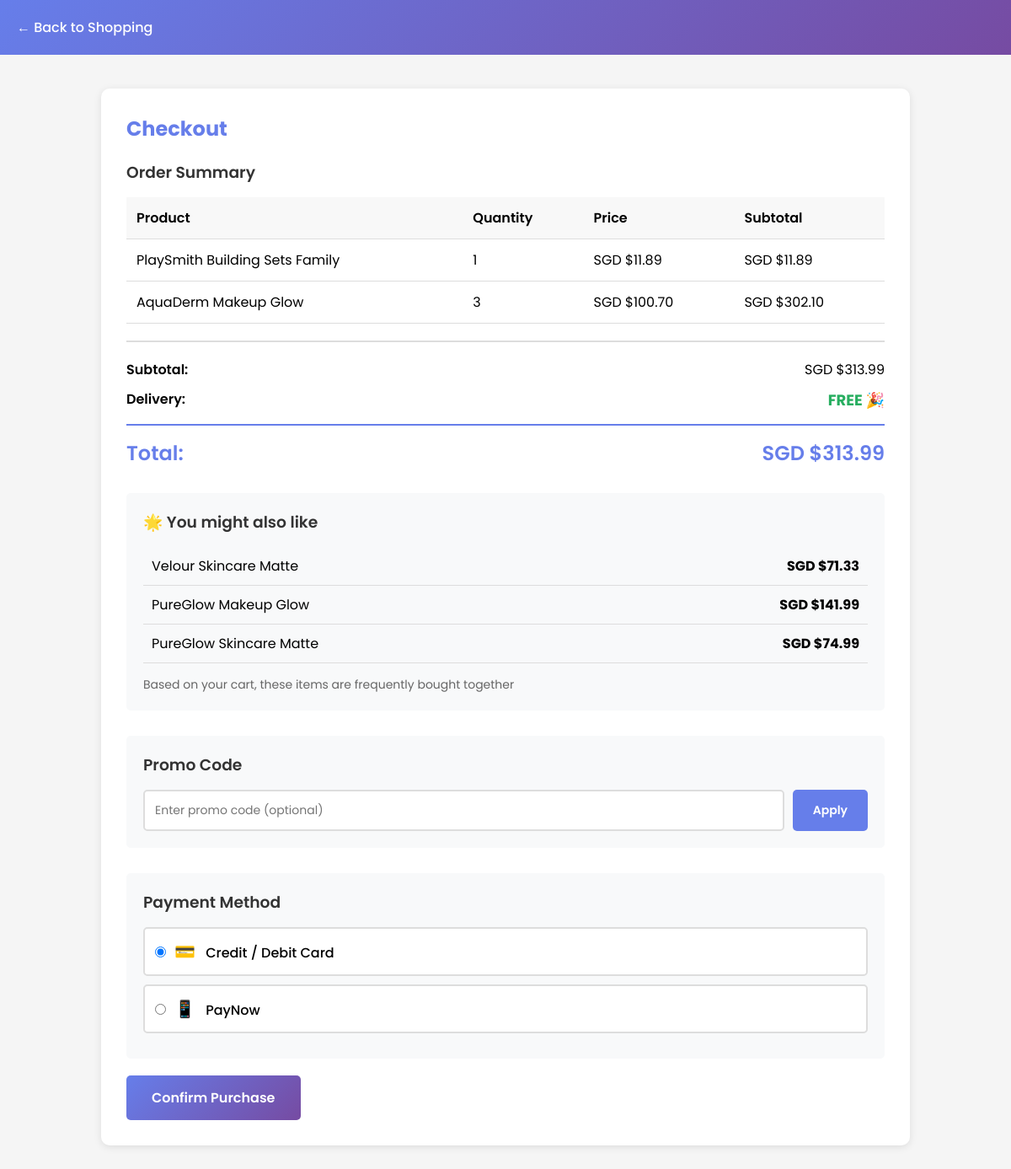
The page /checkout/ (signed in) on the database its author committed.
### storefront/models.py (models this page shows, shortened)
class CartItem(models.Model):
    cart = models.ForeignKey(Cart, on_delete=models.CASCADE, related_name='items')
    product = models.ForeignKey(Product, on_delete=models.CASCADE)
    quantity = models.IntegerField(default=1)
    added_at = models.DateTimeField(auto_now_add=True)
    def get_total(self):
        return self.product.price * self.quantity

class Product(models.Model):
    name = models.CharField(max_length=255)
    description = models.TextField(blank=True, null=True)
    category = models.CharField(max_length=100)
    price = models.DecimalField(max_digits=10, decimal_places=2)
    stock = models.IntegerField(default=0)
    reorder_threshold = models.IntegerField(default=10)
    rating = models.DecimalField(max_digits=3, decimal_places=1, null=True, blank=True)
    image = models.ImageField(upload_to='products/', blank=True, null=True)
    created_at = models.DateTimeField(auto_now_add=True)
    updated_at = models.DateTimeField(auto_now=True)
    is_on_sale = models.BooleanField(default=False)
    original_price = models.DecimalField(max_digits=10, decimal_places=2, null=True, blank=True)
    discount_percentage = models.IntegerField(null=True, blank=True)
    class Meta:
        ordering = ['-created_at']

### storefront/views.py (the view)
# urls.py: path('checkout/', views.checkout, name='checkout'),
@login_required
def checkout(request):
    customer = get_or_create_customer(request.user)
    cart = get_or_create_cart(customer)
    cart_items = cart.items.all()
    if not cart_items:
        messages.warning(request, 'Your cart is empty!')
        return redirect('storefront:cart')
    subtotal = sum(item.get_total() for item in cart_items)
    delivery_fee = Decimal('4.99')
    free_delivery_threshold = Decimal('150.00')
    if subtotal >= free_delivery_threshold:
        delivery_fee = Decimal('0.00')
    total = subtotal + delivery_fee
    recommendations = []
    try:
        cart_categories = set(item.product.category for item in cart_items)
        recommendations = Product.objects.filter(
            category__in=cart_categories
        ).exclude(
            id__in=[item.product.id for item in cart_items]
        ).filter(stock__gt=0).exclude(image='').order_by('-rating')[:3]
    except Exception as e:
        print(f"Error getting recommendations: {e}")
    context = {
        'cart_items': cart_items,
        'subtotal': subtotal,
        'delivery_fee': delivery_fee,
        'total': total,
        'free_delivery_threshold': free_delivery_threshold,
        'recommendations': recommendations,
    }
    return render(request, 'storefront/checkout.html', context)

### storefront/views.py (called while the page is built)
def get_or_create_customer(user):
    try:
        return Customer.objects.get(user=user)
    except Customer.DoesNotExist:
        return Customer.objects.create(user=user)

def get_or_create_cart(customer):
    cart, created = Cart.objects.get_or_create(customer=customer)
    return cart

### storefront/templates/storefront/checkout.html (shortened to what this page needs)
<!DOCTYPE html>
<html lang="en">
<head>
</head>
<body>
    <header>
        <nav>
            <a href="{% url 'storefront:index' %}">← Back to Shopping</a>
        </nav>
    </header>
    <div class="container">
        <div class="checkout-container">
            <h2>Checkout</h2>
            <div class="order-summary">
                <h3>Order Summary</h3>
                <table>
                    <thead>
                        <tr>
                            <th>Product</th>
                            <th>Quantity</th>
                            <th>Price</th>
                            <th>Subtotal</th>
                        </tr>
                    </thead>
                    <tbody>
                        {% for item in cart_items %}
                        <tr>
                            <td>{{ item.product.name }}</td>
                            <td>{{ item.quantity }}</td>
                            <td>SGD ${{ item.product.price }}</td>
                            <td>SGD ${{ item.get_total }}</td>
                        </tr>
                        {% endfor %}
                    </tbody>
                </table>
                <div class="order-summary-footer">
                    <div class="summary-row">
                        <span><strong>Subtotal:</strong></span>
                        <span>SGD ${{ subtotal }}</span>
                    </div>
                    <div class="summary-row">
                        <span><strong>Delivery:</strong></span>
                        {% if delivery_fee == 0 %}
                        <span class="free-delivery">FREE 🎉</span>
                        {% else %}
                        <span>SGD ${{ delivery_fee }}</span>
                        {% endif %}
                    </div>
                    <div class="summary-row total-row">
                        <span><strong>Total:</strong></span>
                        <span><strong>SGD ${{ total }}</strong></span>
                    </div>
                </div>
            </div>
            {% if recommendations %}
            <div class="recommendations">
                <h3>🌟 You might also like</h3>
                {% for item in recommendations %}
                <div class="recommendation-item">
                    <span>{{ item.name }}</span>
                    <strong>SGD ${{ item.price }}</strong>
                </div>
                {% endfor %}
                <p style="margin-top: 15px; color: #666; font-size: 14px;">
                    Based on your cart, these items are frequently bought together
                </p>
            </div>
            {% endif %}
            <form method="post" action="{% url 'storefront:confirm_order' %}">
                <div class="promo-section">
                    <h3>Promo Code</h3>
                    <div class="promo-input-group">
                        <input type="text" name="promo_code" placeholder="Enter promo code (optional)">
                        <button type="button" onclick="applyPromoCode()">Apply</button>
                    </div>
                </div>
                <div class="payment-section">
                    <h3>Payment Method</h3>
                    <div class="payment-option">
                        <input type="radio" id="card" name="payment_method" value="card" checked required>
                        <label for="card">
                            <span class="payment-icon">💳</span>
                            Credit / Debit Card
                        </label>
                    </div>
                    <div class="payment-option">
                        <input type="radio" id="paynow" name="payment_method" value="paynow" required>
                        <label for="paynow">
                            <span class="payment-icon">📱</span>
                            PayNow
                        </label>
                    </div>
                </div>
                <button type="submit" class="btn-primary">Confirm Purchase</button>
            </form>
        </div>
    </div>
</body>
</html>

### storefront/templates/storefront/checkout.html (style rules this page uses)
* { margin: 0; padding: 0; box-sizing: border-box; }
body { font-family: 'Poppins', sans-serif; background-color: #f5f5f5; }
header { background: linear-gradient(135deg, #667eea 0%, #764ba2 100%); color: white; padding: 20px 0; }
nav { max-width: 1200px; margin: 0 auto; padding: 0 20px; }
nav a { color: white; text-decoration: none; font-family: 'Poppins', sans-serif; font-weight: 500; }
.container { max-width: 1000px; margin: 0 auto; padding: 40px 20px; }
.checkout-container { background: white; border-radius: 10px; padding: 30px; box-shadow: 0 2px 10px rgba(0,0,0,0.1); }
.checkout-container h2 { font-family: 'Poppins', sans-serif; font-weight: 700; color: #667eea; margin-bottom: 20px; }
.order-summary { margin-bottom: 30px; }
.order-summary h3 { color: #333; margin-bottom: 15px; font-family: 'Poppins', sans-serif; font-weight: 600; }
table { width: 100%; border-collapse: collapse; margin-bottom: 20px; }
th, td { padding: 12px; text-align: left; border-bottom: 1px solid #ddd; font-family: 'Poppins', sans-serif; }
th { background-color: #f8f8f8; font-weight: 600; }
.order-summary-footer { margin-top: 20px; padding-top: 20px; border-top: 2px solid #ddd; }
.summary-row { display: flex; justify-content: space-between; margin-bottom: 10px; font-family: 'Poppins', sans-serif; }
.summary-row strong { font-weight: 600; }
.total-row { font-size: 24px; font-weight: 700; color: #667eea; margin-top: 15px; padding-top: 15px; border-top: 2px solid #667eea; }
.free-delivery { color: #27ae60; font-weight: 700; font-size: 18px; }
.recommendations { background: #f8f9fa; padding: 20px; border-radius: 5px; margin-top: 30px; }
.recommendations h3 { color: #333; margin-bottom: 15px; font-family: 'Poppins', sans-serif; font-weight: 600; }
.recommendation-item { padding: 10px; border-bottom: 1px solid #ddd; display: flex; justify-content: space-between; }
.btn-primary { background: linear-gradient(135deg, #667eea 0%, #764ba2 100%); color: white; padding: 14px 30px; border: none; border-radius: 5px; font-size: 16px; font-weight: 600; font-family: 'Poppins', sans-serif; cursor: pointer; margin-top: 20px; }
.payment-section { margin-top: 30px; padding: 20px; background: #f8f9fa; border-radius: 5px; }
.payment-section h3 { color: #333; margin-bottom: 15px; font-family: 'Poppins', sans-serif; font-weight: 600; }
.payment-option { display: flex; align-items: center; padding: 12px; margin-bottom: 10px; background: white; border: 2px solid #ddd; border-radius: 5px; cursor: pointer; transition: all 0.3s; }
.payment-option input[type="radio"] { margin-right: 10px; cursor: pointer; }
.payment-option label { cursor: pointer; font-family: 'Poppins', sans-serif; font-weight: 500; flex: 1; }
.payment-icon { margin-right: 8px; font-size: 20px; }
.promo-section { margin-top: 30px; padding: 20px; background: #f8f9fa; border-radius: 5px; }
.promo-section h3 { color: #333; margin-bottom: 15px; font-family: 'Poppins', sans-serif; font-weight: 600; }
.promo-input-group { display: flex; gap: 10px; }
.promo-input-group input[type="text"] { flex: 1; padding: 12px; border: 2px solid #ddd; border-radius: 5px; font-family: 'Poppins', sans-serif; font-size: 14px; }
.promo-input-group button { background: #667eea; color: white; padding: 12px 24px; border: none; border-radius: 5px; font-family: 'Poppins', sans-serif; font-weight: 600; cursor: pointer; font-size: 14px; transition: all 0.3s; }

### rows shown on the page
CartItem: product.name "PlaySmith Building Sets Family", quantity "1", product.price "11.89", get_total "11.89"
CartItem: product.name "AquaDerm Makeup Glow", quantity "3", product.price "100.70", get_total "302.10"
Product: name "Velour Skincare Matte", price "71.33"
Product: name "PureGlow Makeup Glow", price "141.99"
Product: name "PureGlow Skincare Matte", price "74.99"

### other values the page prints
{{ subtotal }} "313.99"
{{ total }} "313.99"
